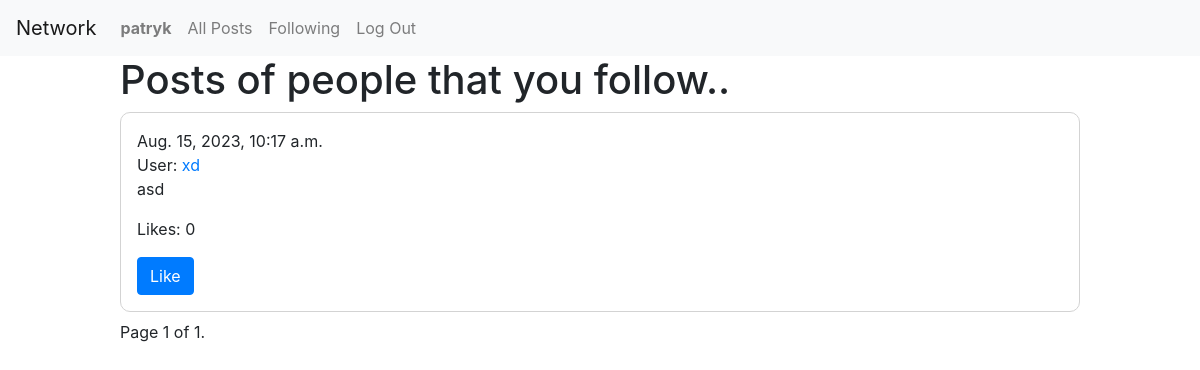
/following (signed in), run on an earlier commit of the app's database.
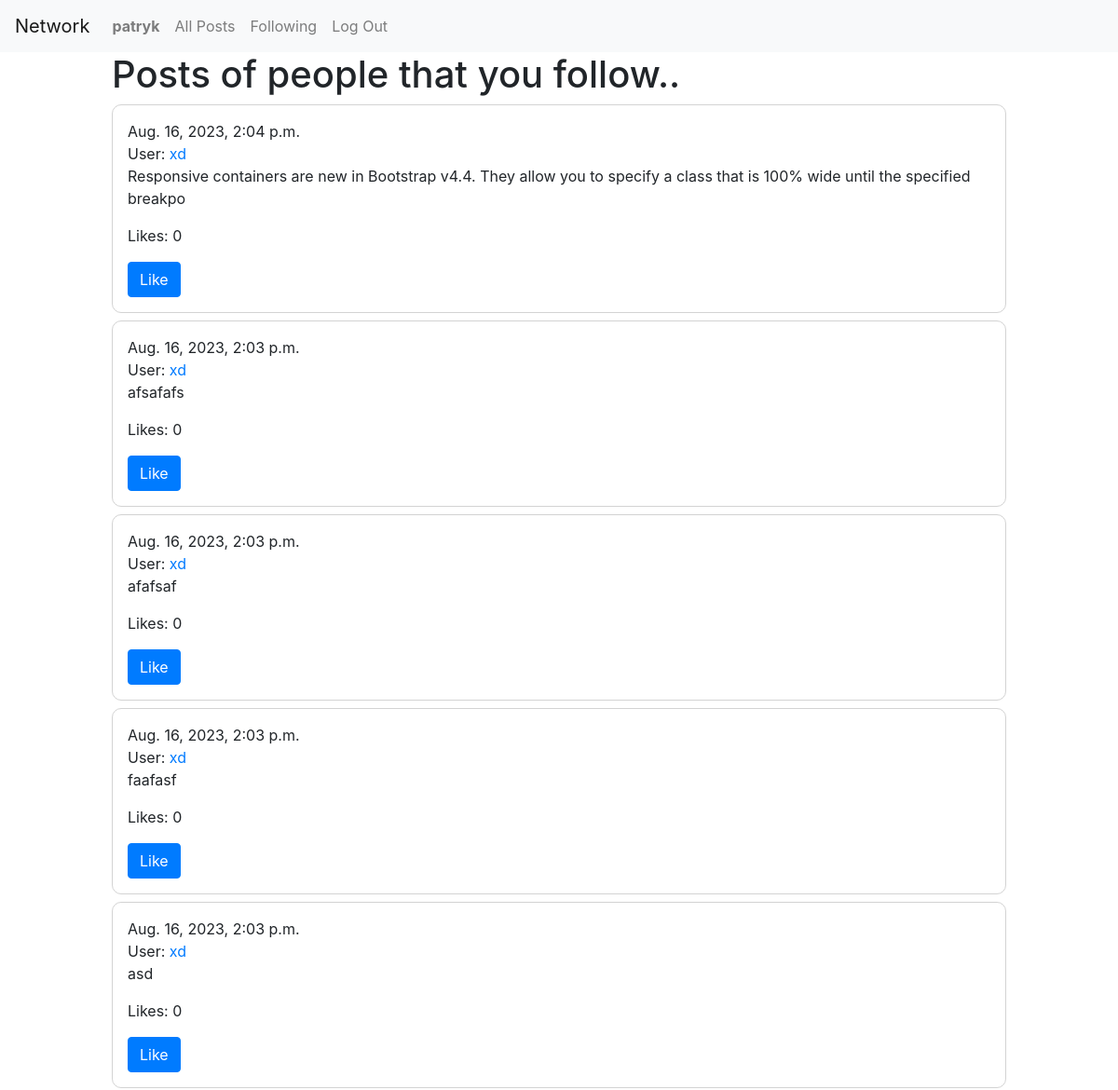
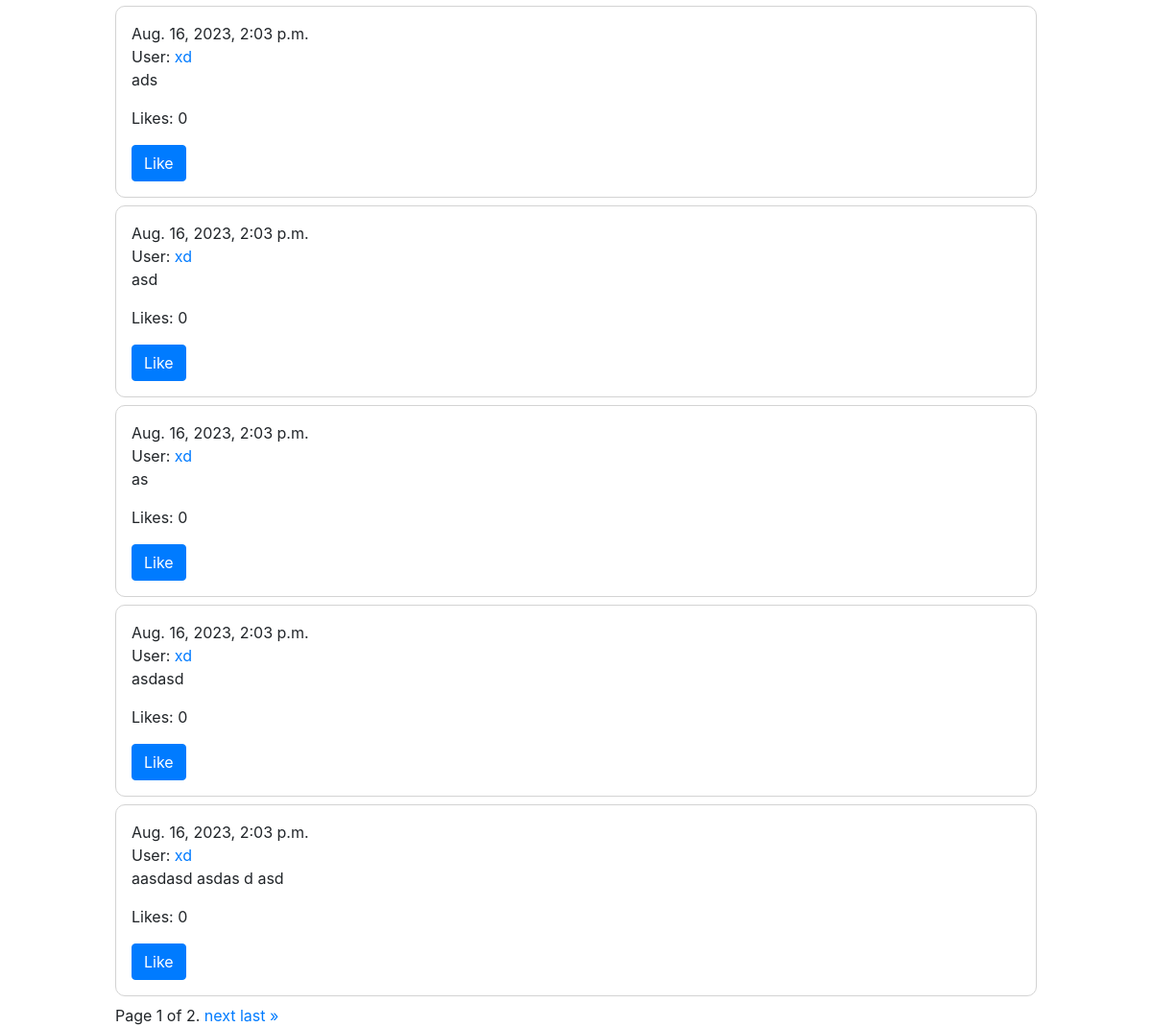
And on a later commit of the database (2 pictures, top to bottom).
### network/models.py (models this page shows)
class User(AbstractUser):
    followers = models.ManyToManyField('self', symmetrical=False, related_name='following', default=0)

class Post(models.Model):
    user = models.ForeignKey(User,on_delete=models.CASCADE)
    post = models.TextField(max_length=256)
    timestamp = models.DateTimeField(auto_now_add=True)

### network/views.py (the view)
# urls.py: path("following", views.following_view, name="following"), # posts of people that I follow
def following_view(request):
    current_user = request.user
    if current_user.is_authenticated:
        current_user = User.objects.get(id=current_user.id)
        user_following = current_user.following.all()
        posts_list, page_obj = pagination(request, current_user,Post.objects.filter(user__in=user_following).order_by('-timestamp'))
        return render(request, 'network/following.html', {
            'posts_list':posts_list,
            'page_obj': page_obj
        })
    return HttpResponseRedirect(reverse("index"))

### network/views.py (called while the page is built)
def pagination(request, current_user,posts_list):
    for post in posts_list:
        post.likes_count = Likes.objects.filter(post=post).count() # assign ammount of likes to post.likes_count variable
        like_btn = "Like"  # Default value of like/not like button
        if current_user.is_authenticated:
            try:
                like = Likes.objects.get(post=post, user=current_user)
                like_btn = "Unlike" # If he likes.. then he can "Unlike" the post
            except Likes.DoesNotExist:
                pass # If he doesn't like then button stays on "Like"
        post.like_btn = like_btn    # assign the value of button like/unlike
    paginator = Paginator(posts_list, 10)
    page_number = request.GET.get('page')
    page_obj = paginator.get_page(page_number)
    return posts_list,page_obj

### network/templates/network/following.html (shortened to what this page needs)
{% extends "network/layout.html" %}
{% block body %}
    <h1>Posts of people that you follow..</h1>
    {% if posts_list %}
        {% for post in page_obj %}
        <div id="post_content">
        {{post.timestamp}}
        <br>
            User: <a href="{% url 'profile_view' post.user.id %}">{{post.user}}</a>
            <br>
            <div data-post-id="{{ post.id }}" id="post_container">
                <p id="post">{{post.post}} </p>
            </div>
            {% if user.is_authenticated %}
                <div id="likes">
                    <p>Likes: <span id="count_likes">{{ post.likes_count }}</span></p>
                    <button class="btn btn-primary" id="like_button" data-post-id="{{ post.id }}">{{post.like_btn}}</button>
                </div>
            {% endif %}
        </div>
        {% endfor %}
        <div class="pagination">
            <span class="step-links">
                <span class="current">
                    Page {{ page_obj.number }} of {{ page_obj.paginator.num_pages }}.
                </span>
                {% if page_obj.has_next %}
                    <a href="?page={{ page_obj.next_page_number }}">next</a>
                    <a href="?page={{ page_obj.paginator.num_pages }}">last &raquo;</a>
                {% endif %}
            </span>
        </div>
    {% endif %}
{% endblock %}

### network/templates/network/layout.html (shortened to what this page needs)
{% load static %}
<!DOCTYPE html>
<html lang="en">
    <head>
        <link rel="stylesheet" href="https://stackpath.bootstrapcdn.com/bootstrap/4.4.1/css/bootstrap.min.css">
        <link href="{% static 'network/styles.css' %}" rel="stylesheet">
    </head>
    <body>
        <nav class="navbar navbar-expand-lg navbar-light bg-light">
            <a class="navbar-brand" href="{% url 'index' %}">Network</a>
            <div>
              <ul class="navbar-nav mr-auto">
                {% if user.is_authenticated %}
                    <li class="nav-item">
                        <a class="nav-link" href="{% url 'profile_view' user.id %}"><strong>{{ user.username }}</strong></a>
                    </li>
                {% endif %}
                <li class="nav-item">
                  <a class="nav-link" href="{% url 'index' %}">All Posts</a>
                </li>
                {% if user.is_authenticated %}
                    <li class="nav-item">
                        <a class="nav-link" href="{% url 'following' %}">Following</a>
                    </li>
                    <li class="nav-item">
                        <a class="nav-link" href="{% url 'logout' %}">Log Out</a>
                    </li>
                {% endif %}
              </ul>
            </div>
          </nav>
        <div class="body">
            {% block body %}
            {% endblock %}
        </div>
    </body>
</html>

### network/static/network/styles.css (style rules this page uses)
.body { width: 80vw; margin: auto; }
#post_content { border: solid rgb(211, 211, 211) 1px; margin: 1vh 0; border-radius: 10px; padding: 1em; }

What changed in the data, as far as the page shows it:
no longer on this page (row unchanged): Post: timestamp "Aug. 15, 2023, 10:17 a.m.", user "xd", post "asd", likes_count "0", like_btn "Like"
added Post: timestamp "Aug. 16, 2023, 2:04 p.m.", user "xd", post "Responsive containers are new in Bootstrap v4.4. They allow you to specify a class that is 100% wide until the specified breakpo", likes_count "0", like_btn "Like"
added Post: timestamp "Aug. 16, 2023, 2:03 p.m.", user "xd", post "afsafafs", likes_count "0", like_btn "Like"
added Post: timestamp "Aug. 16, 2023, 2:03 p.m.", user "xd", post "afafsaf", likes_count "0", like_btn "Like"
added Post: timestamp "Aug. 16, 2023, 2:03 p.m.", user "xd", post "faafasf", likes_count "0", like_btn "Like"
added Post: timestamp "Aug. 16, 2023, 2:03 p.m.", user "xd", post "asd", likes_count "0", like_btn "Like"
added Post: timestamp "Aug. 16, 2023, 2:03 p.m.", user "xd", post "ads", likes_count "0", like_btn "Like"
added Post: timestamp "Aug. 16, 2023, 2:03 p.m.", user "xd", post "asd", likes_count "0", like_btn "Like"
added Post: timestamp "Aug. 16, 2023, 2:03 p.m.", user "xd", post "as", likes_count "0", like_btn "Like"
added Post: timestamp "Aug. 16, 2023, 2:03 p.m.", user "xd", post "asdasd", likes_count "0", like_btn "Like"
added Post: timestamp "Aug. 16, 2023, 2:03 p.m.", user "xd", post "aasdasd asdas d asd", likes_count "0", like_btn "Like"
Also different on the page:
{{ page_obj.paginator.num_pages }}: "1" → "2"
text now shown: "next last »"
